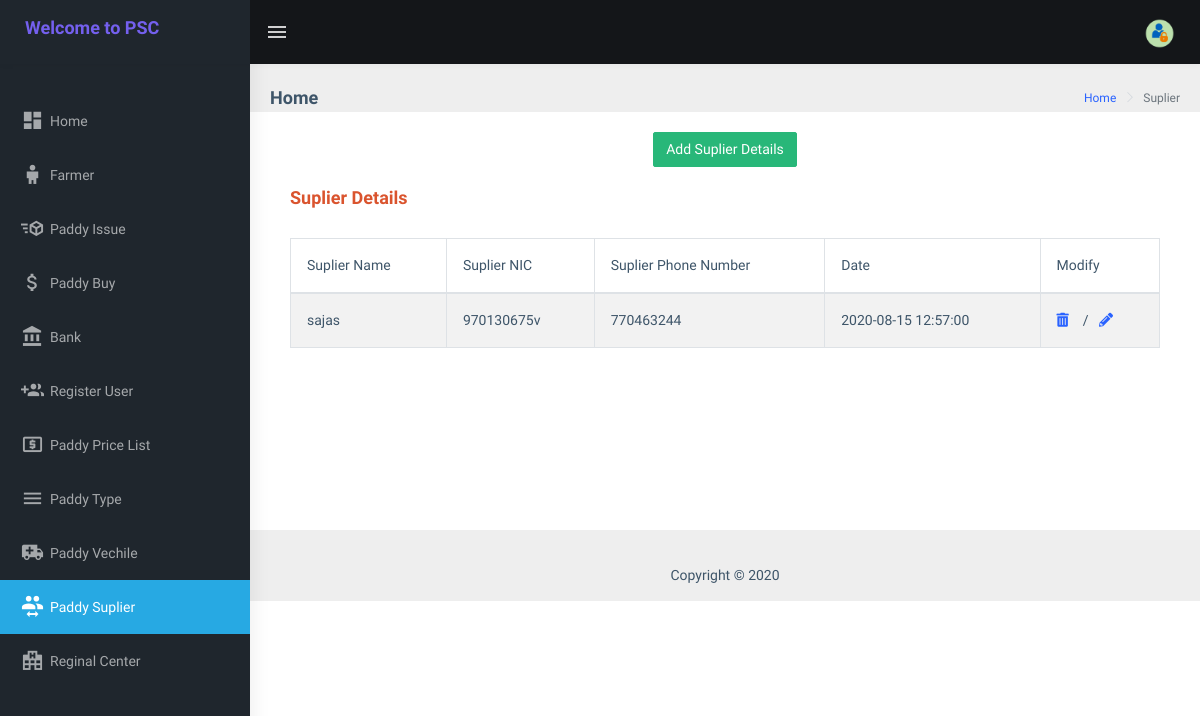
/common_components/suplier.php (signed in), run on an earlier commit of the app's database.
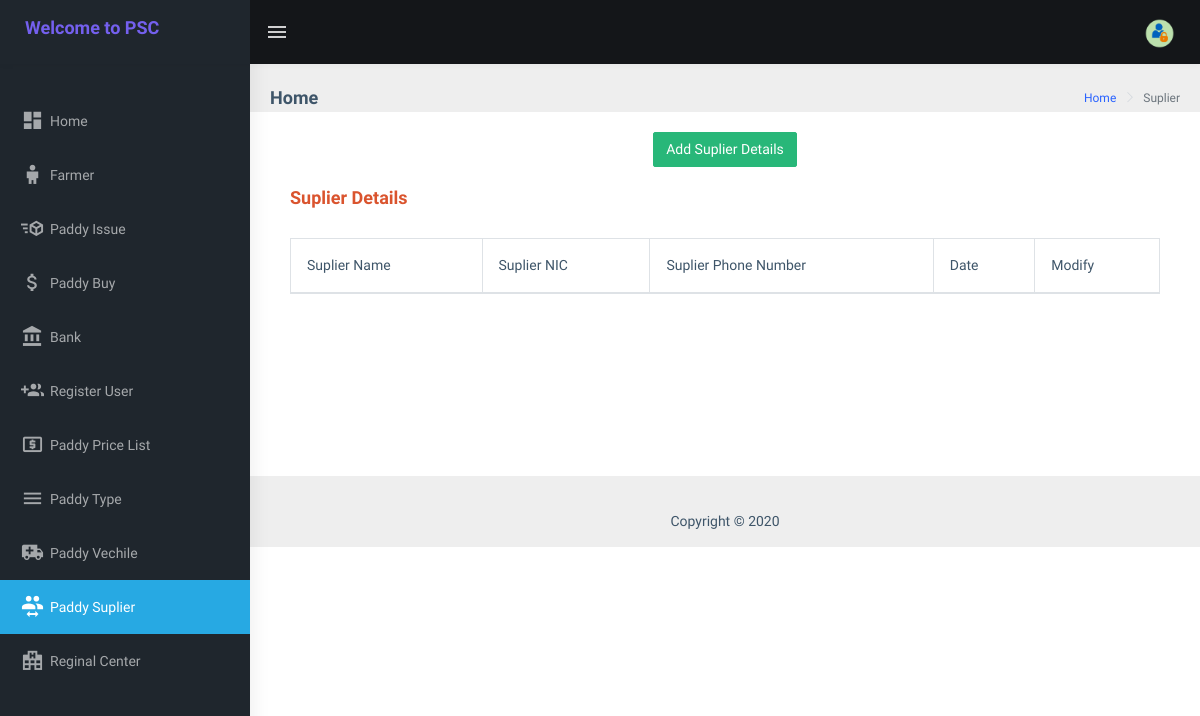
And on a later commit of the database.
### tables this page shows
CREATE TABLE `suplier` (
  `row_id` int(11) NOT NULL,
  `suplier_name` varchar(50) NOT NULL,
  `suplier_nic` varchar(15) NOT NULL,
  `suplier_phoneno` varchar(20) NOT NULL,
  `date` timestamp NOT NULL DEFAULT current_timestamp() ON UPDATE current_timestamp()
);

### function.php (called while the page is built, shortened)
<?php
	function isAdmin()
	{
		if (isset($_SESSION['user']) && $_SESSION['user']['user_type'] == 'admin' ) {
			return true;
		}else{
			return false;
		}
	}
?>

### common_components/suplier.php (the view, shortened to what this page needs)
<?php
	include('../function.php');
	if (!isAdmin() AND !isCollactionOfficer() AND !isManager() AND !isClerk() AND !isFinanceOfficer() AND !isStorekeeper()) {
		$_SESSION['msg'] = "You must log in first";
		header('location: ../Index.php');
	}else{
?>
<!DOCTYPE html>
<html dir="ltr" lang="en">
    <head>
        <?php include '../mainstuff/inhead.php'; ?>
				<link rel="stylesheet" type="text/css" href="../assets/extra-libs/multicheck/multicheck.css">
				<link href="../js/jquery.dataTables.min.css" rel="stylesheet">
				<link rel="stylesheet" type="text/css" href="../assets/libs/select2/dist/css/select2.min.css">
    </head>
    <body>
        <div id="main-wrapper">
            <?php include '../mainstuff/header.php'; ?>
			<?php include '../mainstuff/LeftSidebar.php'; ?>
			<div class="page-wrapper">
                <div class="page-breadcrumb">
                    <div class="row">
                        <div class="col-12 d-flex no-block align-items-center">
                            <h4 class="page-title">Home</h4>
                            <div class="ml-auto text-right">
                                <nav aria-label="breadcrumb">
                                    <ol class="breadcrumb">
                                        <li class="breadcrumb-item"><a href="#">Home</a></li>
                                        <li class="breadcrumb-item active" aria-current="page">Suplier</li>
                                    </ol>
                                </nav>
                            </div>
                        </div>
                    </div>
                </div>
								                <div class="row">
								                    <div class="col-md-12">
								                        <div class="card card-body printableArea">
																					<div align="center">
																				    <button type="button" name="add" id="add" class="btn btn-success">Add Suplier Details</button>
																				   </div>
																					<form class="form-horizontal" action="" enctype="multipart/form-data" method="post">
																								<div class="card-body">
																												<h4 class="text-danger">Suplier Details</h4><br>
																												<div class="table-responsive">
																														<table id="zero_config" class="table table-striped table-bordered">
																																<thead>
																																		<tr>
																																		<th> Suplier Name </th>
																																		<th> Suplier NIC </th>
																																			<th> Suplier Phone Number </th>
																																			<th> Date </th>
																																			<th> Modify </th>
																																		</tr>
																																</thead>
																																<tbody>
																																		<?php
																																					$sql= "select * from suplier";
																																					$run = mysqli_query($conn,$sql);
																																						while($row=mysqli_fetch_array($run)){
																																								$id = $row['row_id'];
																																								$suplier_name = $row['suplier_name'];
																																								$suplier_nic = $row['suplier_nic'];
																																								$suplier_phoneno = $row['suplier_phoneno'];
																																								$date = $row['date'];
																																		?>
																													<tr>
																															<td> <?php echo $suplier_name; ?> </td>
																															<td> <?php echo $suplier_nic; ?> </td>
																															<td> <?php echo $suplier_phoneno; ?> </td>
																															<td> <?php echo $date; ?> </td>
																													<td>
																													<a href="delete_suplier.php?delete_suplier=<?php echo $id; ?>"  onclick="return confirm('Are you sure you want to delete this item?');">
																															<i class=" fas fa-trash-alt"></i>
																													</a>&nbsp&nbsp / &nbsp
																												 	<a href="edit_suplier.php?edit_suplier=<?php echo $id; ?>">
																															<i class=" fas fa-pencil-alt"></i>
																													</a>
																													</td>
																													</tr>
																										<?php } ?>
																								</tbody>
																						</table>
																				</div>
																		</form><br><br><br><br><br><br>
																</div>
								                    </div>
								                </div>
								                <?php include '../mainstuff/footer.php'; ?>
								            </div>
	  </body>
</html>
<?php } ?>

What changed in the data, as far as the page shows it:
removed suplier: suplier_name "sajas", suplier_nic "970130675v", suplier_phoneno "770463244", date "2020-08-15 12:57:00"
